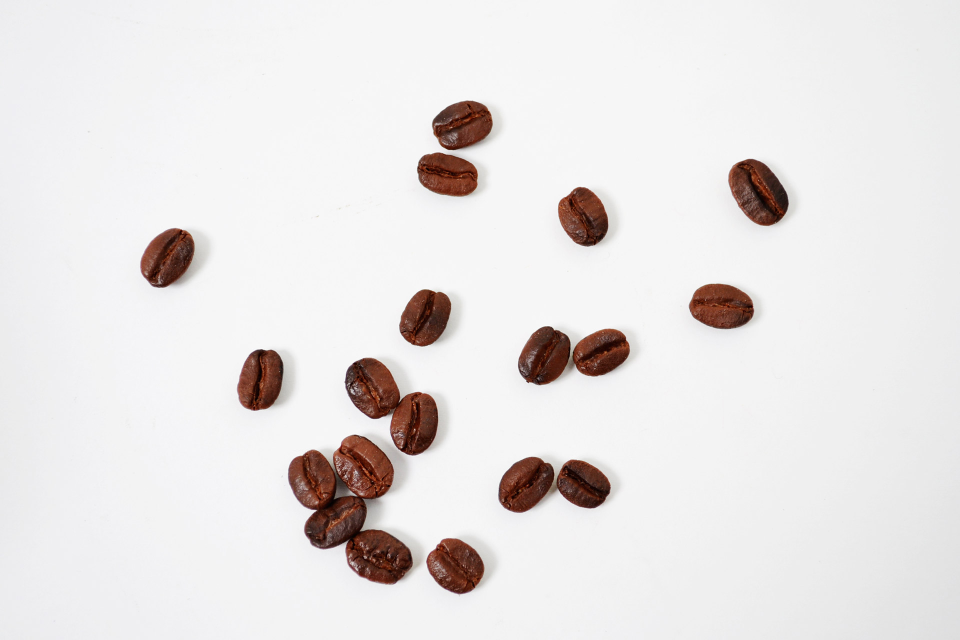
//> input picture Enhancements and Histograms/Images/ColorCofeeBeans.jpg, 1920 x 1280 px (shown at 1/2 size)
$ ./p1b Images/ColorCofeeBeans.jpg   (built with g++ and OpenCV 4)
//> lines starting //> are read from the running program, lines starting //| are printed output that depends on the picture
#include <iostream>
#include <string>
#include <vector>
#include <cmath>
#include <opencv2/opencv.hpp>

//////////////////////////////////////////////

using namespace cv;

//courtesy of stack overflow :)
namespace patch { //std not registering as namespace for to_string(int)
    template <typename T> std::string to_string(const T& n) {
        std::ostringstream stm;
        stm << n;
        return stm.str();
    }
}

//////////////////////////////////////////////

void display_image(const Mat&, std::string);

void save_image(const Mat&, std::string);

bool is_grayscale(const Mat&);

void color2grey(Mat*);

void hist_make(const Mat&, Mat*);

void enhance(Mat*, std::string);

//////////////////////////////////////////////

int main(int argc, char** argv) {
    Mat image = imread(argv[1],1);
//> image is the input picture: 1280 rows x 1920 cols, CV_8UC3; mean B, G, R 226.8, 227.5, 231
    int n = 1;
    std::string argstr = "nature.JPG";

    display_image(image, argstr);

    enhance(&image, argstr);

    return 0;
}

//////////////////////////////////////////////

void display_image(const Mat& image, std::string imname) {
    namedWindow(imname, WINDOW_AUTOSIZE);
    imshow(imname, image);
    waitKey(0);
}

void save_image(const Mat& image, std::string imname) {
    imwrite(imname, image); //save grayscale to file
    std::cout << imname << std::endl;
}

bool is_grayscale(const Mat& image) {
    if(image.type() == CV_8UC1) { //CV_8UC1 is enumerated 8 bit single channel unsigned matrix
        return true;
    } else {
        return false;
    }
}

void color2grey(Mat* image) { //using luminosity method
    Mat grayscale = Mat(image->rows, image->cols, CV_8UC1); //Mat constructor
    for(int r = 0; r < image->rows; r++) {
        for(int c = 0; c < image->cols; c++) { //Each pixel is an array of 3. We weight each color based on human eye sensitivity.
            int tmp = (image->at<Vec3b>(r, c)[0] * .11) + (image->at<Vec3b>(r, c)[1] * .59)+ (image->at<Vec3b>(r, c)[2] * .33);
            grayscale.at<uchar>(r,c) = tmp;
        }
    }
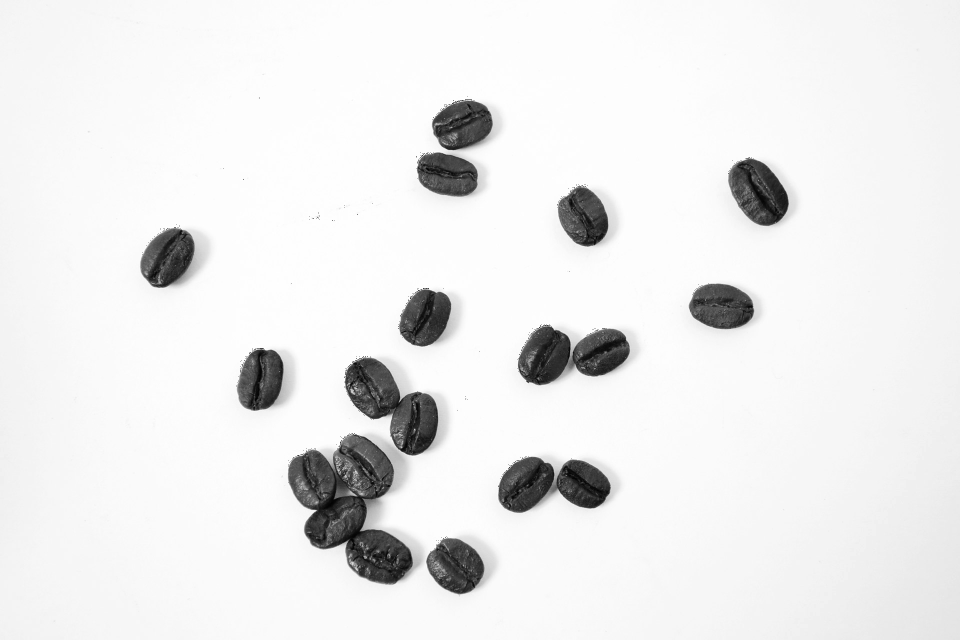
//> grayscale: 1280 rows x 1920 cols, CV_8UC1 (shown at 1/2 size); min 0, max 255, mean 235
    *image = grayscale;
}

void hist_make(const Mat& image, Mat* hist) { //with special thanks to stack overflow!
    int bins = 256;
    float range[] = {0, 256};
    const float* hist_range = {range};

    calcHist(&image, 1, 0, Mat(), *hist, 1, &bins, &hist_range, true, false);
//> hist = 256 values, max 538482 at index 253, min 126 at index 3, mean 9600

    int hist_w = 512;
    int hist_h = 400;
    int bin_w = cvRound( (double) hist_w/bins );

    Mat histImage( hist_h, hist_w, CV_8UC3, Scalar( 0,0,0) );

    /// Normalize the result to [ 0, histImage.rows ]
    normalize(*hist, *hist, 0, histImage.rows, NORM_MINMAX, -1, Mat() );
//> hist = 256 values, max 400 at index 253, min 0 at index 3, mean 7.04

    /// Draw for each channel
    for( int i = 1; i < bins; i++ ) {
        line( histImage, Point( bin_w*(i-1), hist_h - cvRound(hist->at<float>(i-1)) ) ,
                Point( bin_w*(i), hist_h - cvRound(hist->at<float>(i)) ),
                Scalar( 255, 0, 0), 2, 8, 0
            );
    }
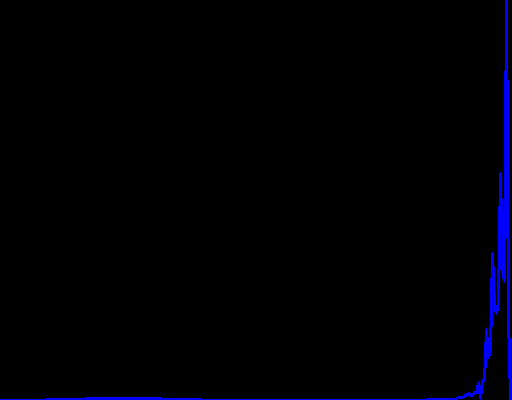
//> histImage: 400 rows x 512 cols, CV_8UC3; mean B, G, R 4.7, 0, 0

    *hist = histImage;
}

void enhance(Mat* image, std::string imname) {
    if(!is_grayscale(*image)) {
        color2grey(image);
        //std::cout << is_grayscale(*image) << std::endl;
    }

    Mat OG_hist, NEW_hist;

    hist_make(*image, &OG_hist);
    display_image(OG_hist, "OG_hist.png");
    save_image(OG_hist, imname.substr(0,imname.length()-4) + "_OG_hist.png");

    equalizeHist(*image, *image);
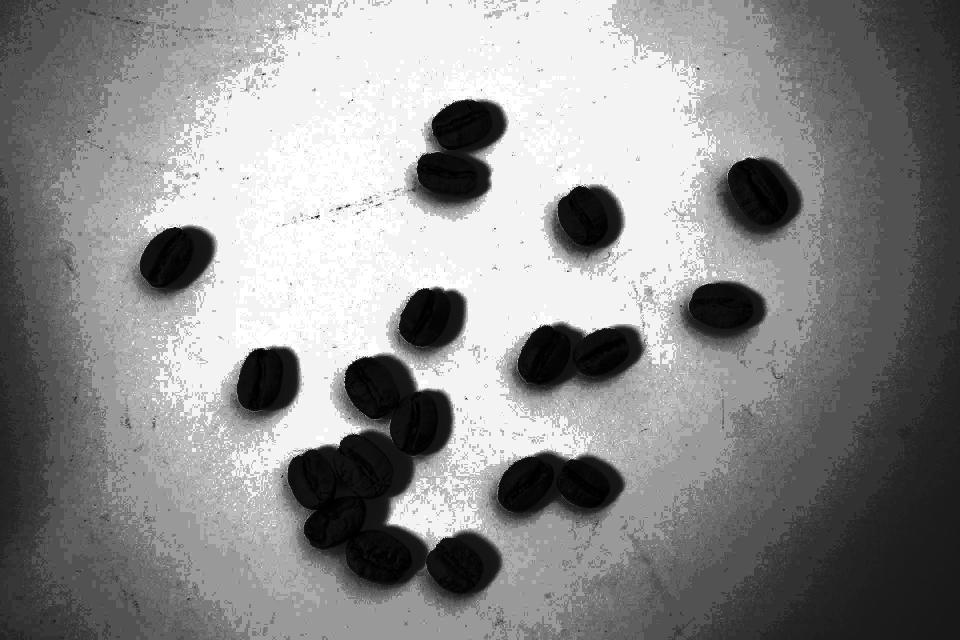
//> image: 1280 rows x 1920 cols, CV_8UC1 (shown at 1/2 size); min 0, max 255, mean 139.2
    display_image(*image, "equalized_" + imname);
    save_image(*image, "equalized_" + imname);

    hist_make(*image, &NEW_hist);
//> in hist_make (call 2), `calcHist(&image, 1, 0, Mat(), *hist, 1, &bins, &hist_range, true, fals..`: hist = 256 values, max 538482 at index 243, min 0 at index 31, mean 9600
//> in hist_make (call 2), `normalize(*hist, *hist, 0, histImage.rows, NORM_MINMAX, -1, Mat() );`: hist = 256 values, max 400 at index 243, min 0 at index 31, mean 7.13
//> after the loop in hist_make (call 2), `for( int i = 1; i < bins; i++ )`:
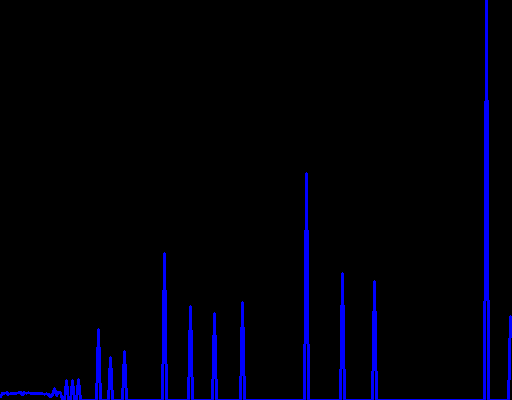
//> histImage: 400 rows x 512 cols, CV_8UC3; mean B, G, R 10, 0, 0
    display_image(NEW_hist, "NEW_hist.png");
    save_image(NEW_hist, imname.substr(0,imname.length()-4) + "_NEW_hist.png");
}
